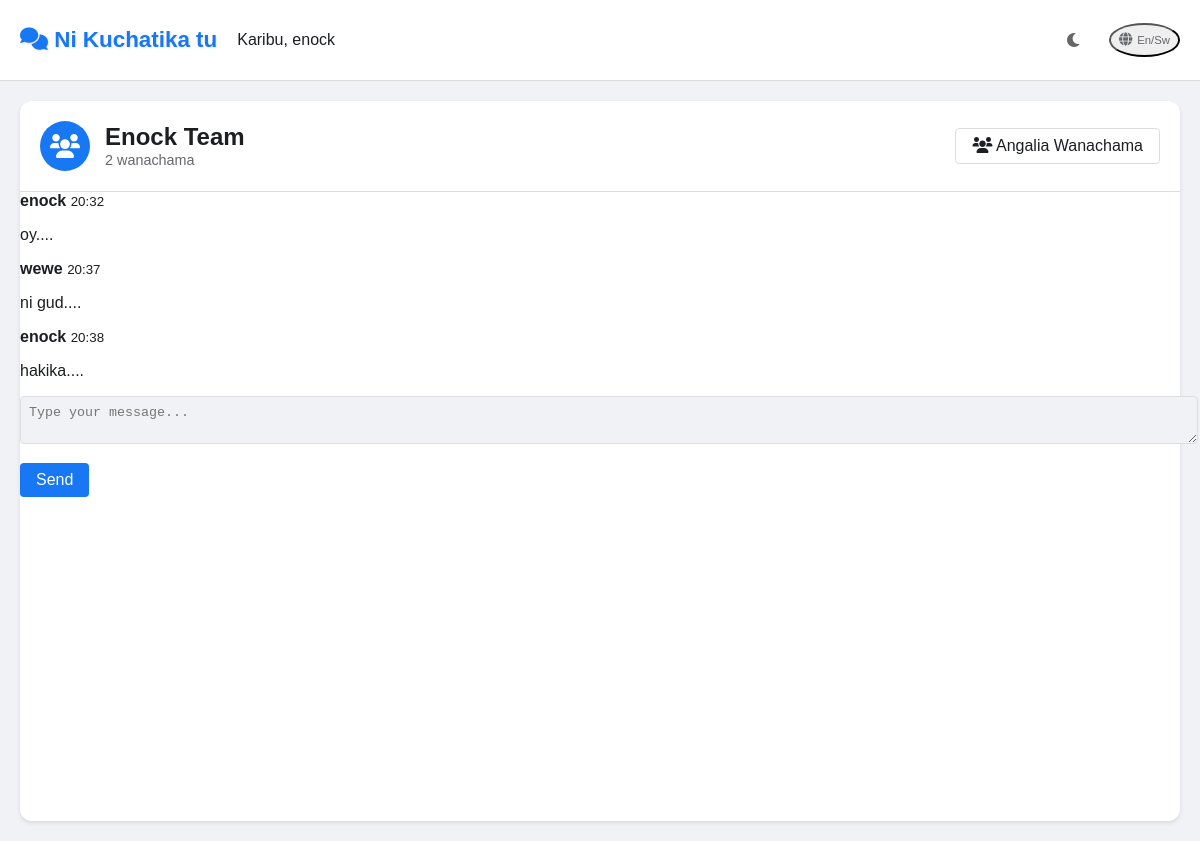
The app's page /chat/group/1 (signed in), older data.
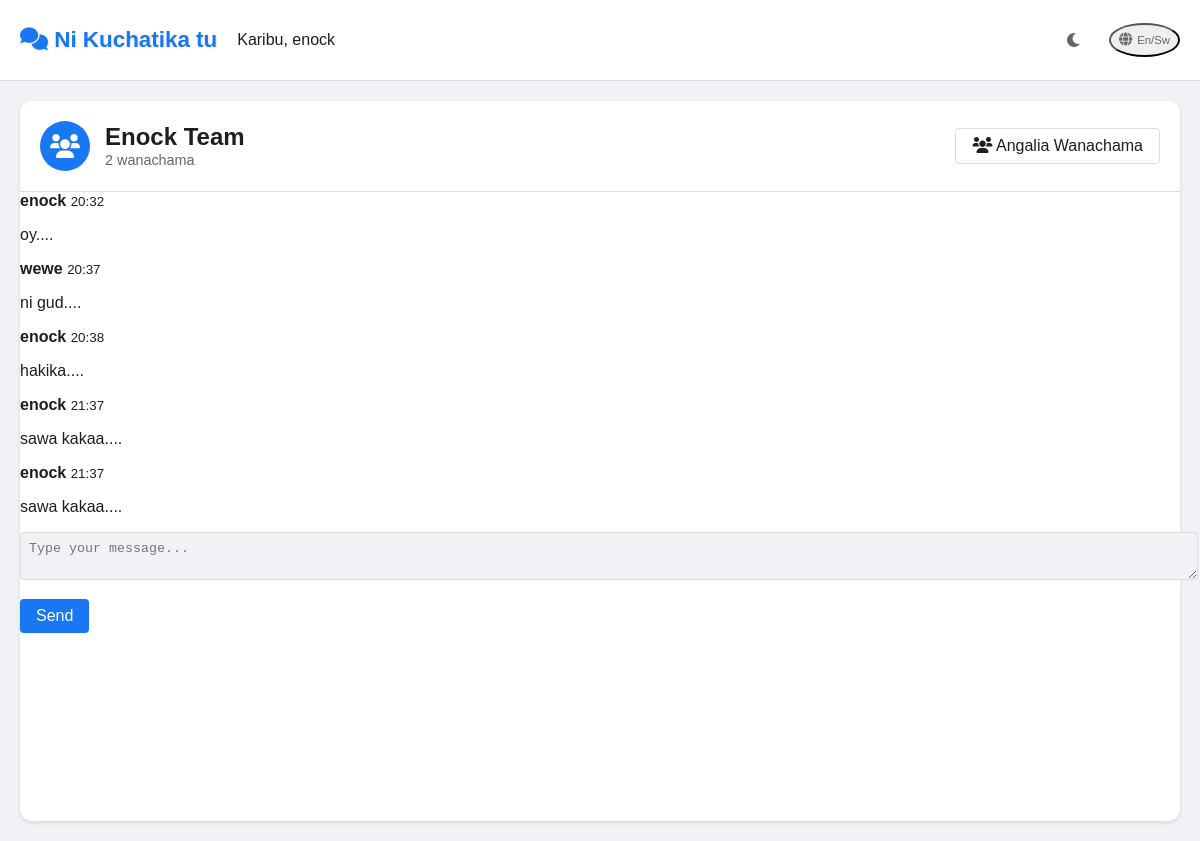
The same page, newer data.
### models.py (models this page shows)
class GroupMessage(db.Model):
    id = db.Column(db.Integer, primary_key=True)
    group_id = db.Column(db.Integer, db.ForeignKey('group_chat.id', name='fk_message_group'), nullable=False)
    sender_id = db.Column(db.Integer, db.ForeignKey('user.id', name='fk_message_sender'), nullable=False)
    content = db.Column(db.String(500), nullable=False)
    timestamp = db.Column(db.DateTime, default=datetime.utcnow)
    sender = db.relationship('User', backref='group_messages')

class User(UserMixin, db.Model):
    id = db.Column(db.Integer, primary_key=True)
    username = db.Column(db.String(80), unique=True, nullable=False)
    email = db.Column(db.String(120), unique=True, nullable=False)
    password = db.Column(db.String(200), nullable=False)
    bio = db.Column(db.String(500))
    avatar_url = db.Column(db.String(200))
    is_admin = db.Column(db.Boolean, default=False)
    created_at = db.Column(db.DateTime, default=datetime.utcnow)
    groups = db.relationship('GroupChat', secondary='group_member',
                           backref=db.backref('user_members', lazy='dynamic'))

### app.py (the view, shortened to what this page needs)
@app.route('/chat/group/<int:group_id>', methods=['GET', 'POST'])
@login_required
def group_chat(group_id):
    group = GroupChat.query.get_or_404(group_id)
    if not GroupMember.query.filter_by(user_id=current_user.id, group_id=group_id).first():
        flash('You are not a member of this group')
        return redirect(url_for('chat_dashboard'))
    form = MessageForm()
    messages = GroupMessage.query.filter_by(group_id=group_id).order_by(GroupMessage.timestamp).all()
    return render_template('group_chat.html', form=form, messages=messages, group=group)

### forms.py
class MessageForm(FlaskForm):
    content = TextAreaField('Message', validators=[DataRequired()])
    submit = SubmitField('Send')

### app.py (called while the page is built)
@login_manager.user_loader
def load_user(user_id):
    return User.query.get(int(user_id))

@app.context_processor
def inject_notifications():
    if current_user.is_authenticated:
        notifications = Notification.query.filter_by(
            user_id=current_user.id,
            is_read=False
        ).all()
        return {'notifications': notifications}
    return {'notifications': []}

### templates/group_chat.html (shortened to what this page needs)
{% extends "base.html" %}
{% block content %}
<div class="chat-room-container">
    <div class="chat-header">
        <div class="group-info">
            <div class="group-avatar">
                <i class="fas fa-users"></i>
            </div>
            <div class="group-details">
                <h2>{{ group.name }}</h2>
                <span class="member-count">{{ group.members|length }} wanachama</span>
            </div>
        </div>
        <div class="group-actions">
            <button class="btn btn-outline" id="viewMembersBtn">
                <i class="fas fa-users"></i> Angalia Wanachama
            </button>
        </div>
    </div>
    <div class="chat-messages" id="chat-messages">
        {% for message in messages %}
        <div class="message {% if message.sender_id == current_user.id %}sent{% else %}received{% endif %}">
            <div class="message-content">
                <div class="message-header">
                    <strong>{{ message.sender.username }}</strong>
                    <small>{{ message.timestamp.strftime('%H:%M') }}</small>
                </div>
                <p>{{ message.content }}</p>
            </div>
        </div>
        {% endfor %}
    </div>
    <div class="message-form">
        <form id="messageForm" method="POST">
            <div class="form-group">
                {{ form.content(class="form-control", placeholder="Type your message...") }}
            </div>
            {{ form.submit(class="btn btn-primary") }}
        </form>
    </div>
</div>
{% endblock %}

Row changes from the older to the newer data that the page shows:
added GroupMessage: sender.username "enock", timestamp "21:37", content "sawa kakaa...."
added GroupMessage: sender.username "enock", timestamp "21:37", content "sawa kakaa...."
